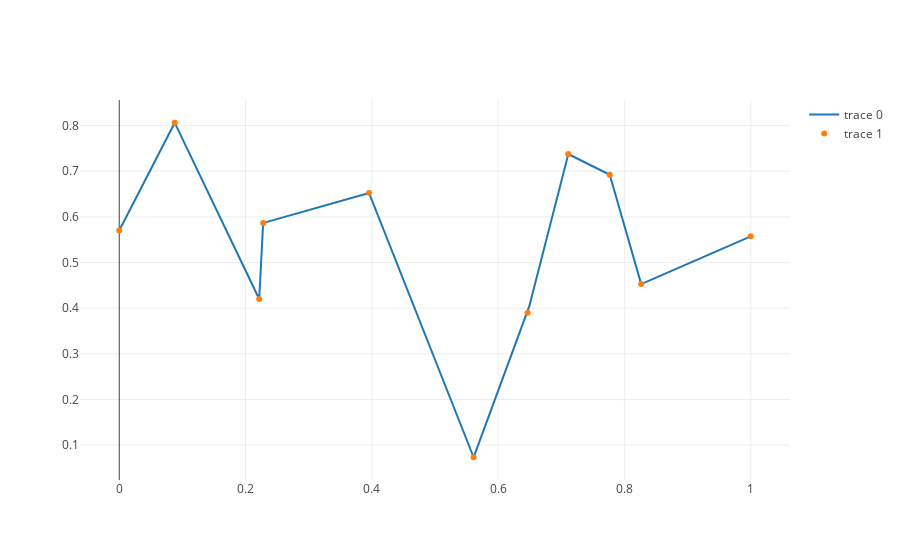

The notebook cell this image was saved under:
### Markdown cell above
We can generate a random vector $ui$ and use the previous function

### Code cell
ui = np.random.rand(n_bases)

x, u = interpolate(ui)


fig = go.Figure(data=[
    go.Scatter(x=x, y=u, mode='lines'),
    go.Scatter(x=s, y=ui, mode='markers'),
])
plotly.iplot(fig)

### Figure 1 — Plotly figure (JSON) as saved in the notebook; plotly's stock layout.template omitted (floating-point values rounded to 4 significant figures; data arrays with more than 128 entries replaced by an {"elided": "..."} marker saying what was removed)
{"data": [{"mode": "lines", "type": "scatter", "uid": "aeaa4783-5719-4251-9633-6a0d82d789c8", "x": {"elided": "500 float values"}, "y": {"elided": "500 float values"}}, {"mode": "markers", "type": "scatter", "uid": "4d6185f8-8852-463d-a1d4-bbe684d23fc6", "x": [0, 0.08786, 0.2216, 0.2279, 0.3956, 0.5611, 0.6467, 0.7111, 0.7767, 0.8265, 1], "y": [0.5703, 0.8061, 0.4202, 0.5867, 0.6524, 0.07357, 0.3902, 0.7375, 0.6923, 0.4527, 0.5574]}], "layout": {}}
